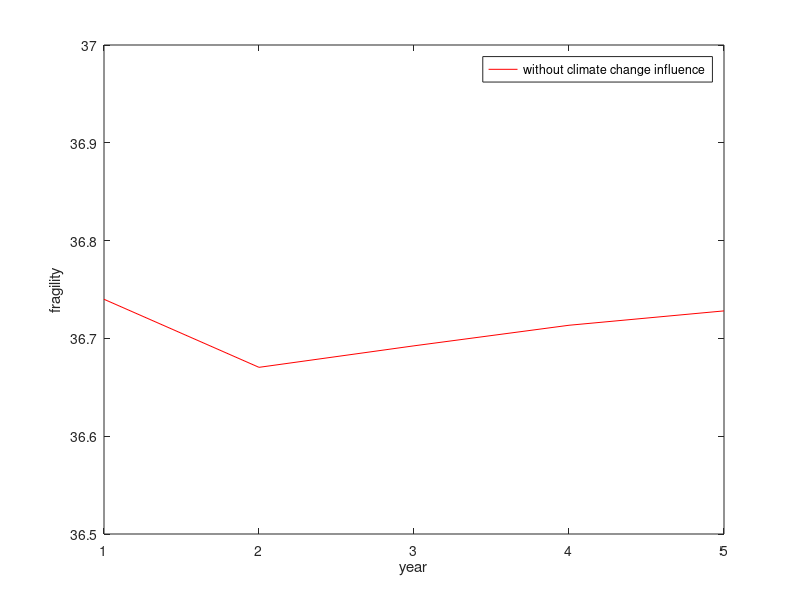

This chart was generated by the following MATLAB code:
%factors1=[7.20; 9.25; 8.45; 10]; %Iraq
%factors1=[9.65; 9.00; 7.80; 9.70]; %Congo
%factors1=[8.00; 8.6; 8.65; 7.70]; %Haiti
factors1=[9.37; 9; 8.87; 9.5]; %Central African Republic
factors=factors1;
K=[1/2 0 1/3 1/6; 0 2/3 1/6 1/6; 1/2 0 3/8 1/8; 1/4 1/4 1/4 1/4];
KC=[1/8; 0; 1/2; 1/4];
C=0.5;
year=5;
X=zeros(year);
Y1=zeros(year);

for i=1:year
    X(i)=i;
    Y1(i)=sum(factors);
    factors=K*factors;    
end    
p1=plot(X, Y1, 'r');
axis([1 year 36.5 37]);

xlabel('year');
ylabel('fragility');
legend('without climate change influence');
%grid();

